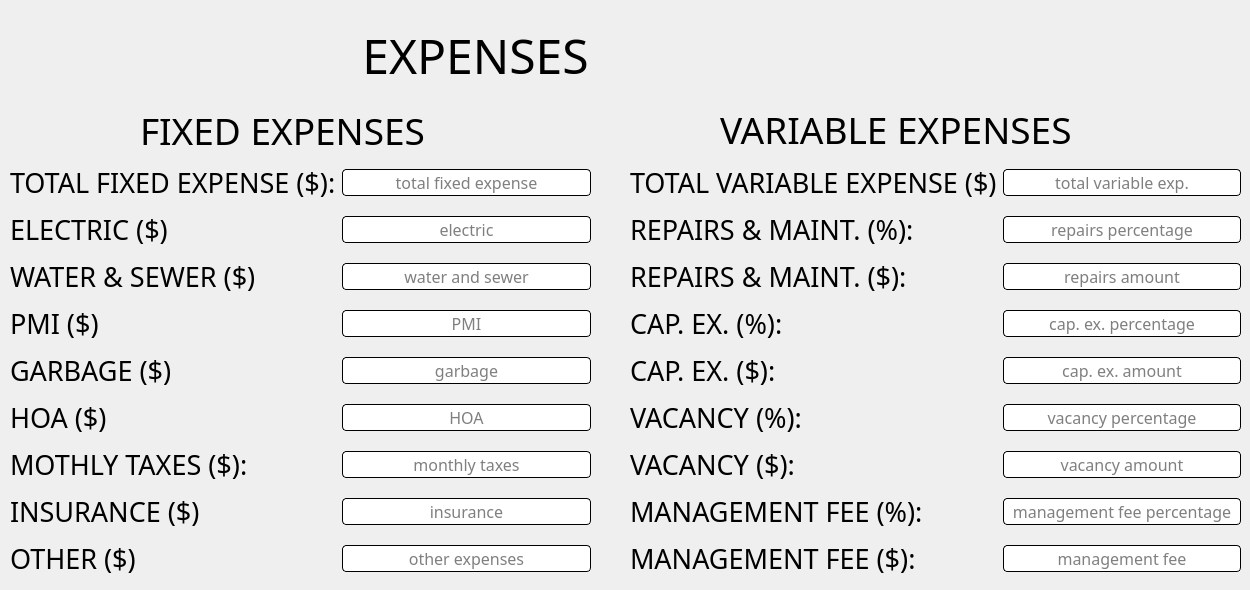
    <widget class="QWidget" name="Expense_Tab">
     <property name="font">
      <font>
       <family>Arial</family>
       <pointsize>14</pointsize>
      </font>
     </property>
     <attribute name="title">
      <string>Expense</string>
     </attribute>
     <widget class="QLabel" name="expense_Header">
      <property name="geometry">
       <rect>
        <x>290</x>
        <y>30</y>
        <width>371</width>
        <height>51</height>
       </rect>
      </property>
      <property name="font">
       <font>
        <family>Gill Sans MT Condensed</family>
        <pointsize>36</pointsize>
        <weight>50</weight>
        <bold>false</bold>
       </font>
      </property>
      <property name="text">
       <string>EXPENSES</string>
      </property>
      <property name="alignment">
       <set>Qt::AlignCenter</set>
      </property>
     </widget>
     <widget class="QLabel" name="Logo_exp">
      <property name="geometry">
       <rect>
        <x>0</x>
        <y>0</y>
        <width>121</width>
        <height>101</height>
       </rect>
      </property>
      <property name="text">
       <string/>
      </property>
      <property name="pixmap">
       <pixmap resource="SFI-white.qrc">:/newPrefix/SFI-white.png</pixmap>
      </property>
      <property name="scaledContents">
       <bool>true</bool>
      </property>
     </widget>
     <widget class="QLabel" name="Fixed_Subheader">
      <property name="geometry">
       <rect>
        <x>140</x>
        <y>110</y>
        <width>411</width>
        <height>41</height>
       </rect>
      </property>
      <property name="font">
       <font>
        <family>Gill Sans MT Condensed</family>
        <pointsize>28</pointsize>
        <weight>50</weight>
        <bold>false</bold>
       </font>
      </property>
      <property name="text">
       <string>FIXED EXPENSES</string>
      </property>
     </widget>
     <widget class="QLabel" name="Variable_Subheader">
      <property name="geometry">
       <rect>
        <x>720</x>
        <y>109</y>
        <width>461</width>
        <height>41</height>
       </rect>
      </property>
      <property name="font">
       <font>
        <family>Gill Sans MT Condensed</family>
        <pointsize>28</pointsize>
        <weight>50</weight>
        <bold>false</bold>
       </font>
      </property>
      <property name="text">
       <string>VARIABLE EXPENSES</string>
      </property>
     </widget>
     <widget class="QWidget" name="layoutWidget">
      <property name="geometry">
       <rect>
        <x>10</x>
        <y>160</y>
        <width>581</width>
        <height>421</height>
       </rect>
      </property>
      <layout class="QGridLayout" name="gridLayout">
       <item row="0" column="0">
        <widget class="QLabel" name="R_and_M_Perc_2">
         <property name="font">
          <font>
           <family>Gill Sans MT Condensed</family>
           <pointsize>20</pointsize>
           <weight>50</weight>
           <bold>false</bold>
          </font>
         </property>
         <property name="text">
          <string>TOTAL FIXED EXPENSE ($):</string>
         </property>
        </widget>
       </item>
       <item row="0" column="1">
        <widget class="QLineEdit" name="tot_fixed_exp_auto">
         <property name="font">
          <font>
           <family>Gill Sans MT</family>
           <pointsize>12</pointsize>
          </font>
         </property>
         <property name="styleSheet">
          <string notr="true">QLineEdit{
border: 0.5px solid black;
 border-radius: 4px;
}</string>
         </property>
         <property name="text">
          <string/>
         </property>
         <property name="alignment">
          <set>Qt::AlignCenter</set>
         </property>
         <property name="readOnly">
          <bool>true</bool>
         </property>
         <property name="placeholderText">
          <string>total fixed expense</string>
         </property>
        </widget>
       </item>
       <item row="1" column="0">
        <widget class="QLabel" name="Electric">
         <property name="font">
          <font>
           <family>Gill Sans MT Condensed</family>
           <pointsize>20</pointsize>
           <weight>50</weight>
           <bold>false</bold>
          </font>
         </property>
         <property name="text">
          <string>ELECTRIC ($)</string>
         </property>
        </widget>
       </item>
       <item row="1" column="1">
        <widget class="QLineEdit" name="electric_input">
         <property name="font">
          <font>
           <family>Gill Sans MT</family>
           <pointsize>12</pointsize>
          </font>
         </property>
         <property name="styleSheet">
          <string notr="true">QLineEdit{
border: 0.5px solid black;
 border-radius: 4px;
}</string>
         </property>
         <property name="text">
          <string/>
         </property>
         <property name="alignment">
          <set>Qt::AlignCenter</set>
         </property>
         <property name="placeholderText">
          <string>electric</string>
         </property>
        </widget>
       </item>
       <item row="2" column="0">
        <widget class="QLabel" name="Water_and_Sewer">
         <property name="font">
          <font>
           <family>Gill Sans MT Condensed</family>
           <pointsize>20</pointsize>
           <weight>50</weight>
           <bold>false</bold>
          </font>
         </property>
         <property name="text">
          <string>WATER &amp; SEWER ($)</string>
         </property>
        </widget>
       </item>
       <item row="2" column="1">
        <widget class="QLineEdit" name="w_and_s_input">
         <property name="font">
          <font>
           <family>Gill Sans MT</family>
           <pointsize>12</pointsize>
          </font>
         </property>
         <property name="styleSheet">
          <string notr="true">QLineEdit{
border: 0.5px solid black;
 border-radius: 4px;
}</string>
         </property>
         <property name="text">
          <string/>
         </property>
         <property name="alignment">
          <set>Qt::AlignCenter</set>
         </property>
         <property name="placeholderText">
          <string>water and sewer</string>
         </property>
        </widget>
       </item>
       <item row="3" column="0">
        <widget class="QLabel" name="PMI">
         <property name="font">
          <font>
           <family>Gill Sans MT Condensed</family>
           <pointsize>20</pointsize>
           <weight>50</weight>
           <bold>false</bold>
          </font>
         </property>
         <property name="text">
          <string>PMI ($)</string>
         </property>
        </widget>
       </item>
       <item row="3" column="1">
        <widget class="QLineEdit" name="pmi_input">
         <property name="font">
          <font>
           <family>Gill Sans MT</family>
           <pointsize>12</pointsize>
          </font>
         </property>
         <property name="styleSheet">
          <string notr="true">QLineEdit{
border: 0.5px solid black;
 border-radius: 4px;
}</string>
         </property>
         <property name="text">
          <string/>
         </property>
         <property name="alignment">
          <set>Qt::AlignCenter</set>
         </property>
         <property name="placeholderText">
          <string>PMI</string>
         </property>
        </widget>
       </item>
       <item row="4" column="0">
        <widget class="QLabel" name="Garbage">
         <property name="font">
          <font>
           <family>Gill Sans MT Condensed</family>
           <pointsize>20</pointsize>
           <weight>50</weight>
           <bold>false</bold>
          </font>
         </property>
         <property name="text">
          <string>GARBAGE ($)</string>
         </property>
        </widget>
       </item>
       <item row="4" column="1">
        <widget class="QLineEdit" name="garbage_input">
         <property name="font">
          <font>
           <family>Gill Sans MT</family>
           <pointsize>12</pointsize>
          </font>
         </property>
         <property name="styleSheet">
          <string notr="true">QLineEdit{
border: 0.5px solid black;
 border-radius: 4px;
}</string>
         </property>
         <property name="text">
          <string/>
         </property>
         <property name="alignment">
          <set>Qt::AlignCenter</set>
         </property>
         <property name="placeholderText">
          <string>garbage</string>
         </property>
        </widget>
       </item>
       <item row="5" column="0">
        <widget class="QLabel" name="HOA">
         <property name="font">
          <font>
           <family>Gill Sans MT Condensed</family>
           <pointsize>20</pointsize>
           <weight>50</weight>
           <bold>false</bold>
          </font>
         </property>
         <property name="text">
          <string>HOA ($)</string>
         </property>
        </widget>
       </item>
       <item row="5" column="1">
        <widget class="QLineEdit" name="hoa_input">
         <property name="font">
          <font>
           <family>Gill Sans MT</family>
           <pointsize>12</pointsize>
          </font>
         </property>
         <property name="styleSheet">
          <string notr="true">QLineEdit{
border: 0.5px solid black;
 border-radius: 4px;
}</string>
         </property>
         <property name="text">
          <string/>
         </property>
         <property name="alignment">
          <set>Qt::AlignCenter</set>
         </property>
         <property name="placeholderText">
          <string>HOA</string>
         </property>
        </widget>
       </item>
       <item row="6" column="0">
        <widget class="QLabel" name="Taxes_Monthly">
         <property name="font">
          <font>
           <family>Gill Sans MT Condensed</family>
           <pointsize>20</pointsize>
           <weight>50</weight>
           <bold>false</bold>
          </font>
         </property>
         <property name="text">
          <string>MOTHLY TAXES ($):</string>
         </property>
        </widget>
       </item>
       <item row="6" column="1">
        <widget class="QLineEdit" name="monthly_taxes_auto">
         <property name="font">
          <font>
           <family>Gill Sans MT</family>
           <pointsize>12</pointsize>
          </font>
         </property>
         <property name="styleSheet">
          <string notr="true">QLineEdit{
border: 0.5px solid black;
 border-radius: 4px;
}</string>
         </property>
         <property name="text">
          <string/>
         </property>
         <property name="alignment">
          <set>Qt::AlignCenter</set>
         </property>
         <property name="readOnly">
          <bool>true</bool>
         </property>
         <property name="placeholderText">
          <string>monthly taxes</string>
         </property>
        </widget>
       </item>
       <item row="7" column="0">
        <widget class="QLabel" name="Insurance">
         <property name="font">
          <font>
           <family>Gill Sans MT Condensed</family>
           <pointsize>20</pointsize>
           <weight>50</weight>
           <bold>false</bold>
          </font>
         </property>
         <property name="text">
          <string>INSURANCE ($)</string>
         </property>
        </widget>
       </item>
       <item row="7" column="1">
        <widget class="QLineEdit" name="insurance_auto">
         <property name="font">
          <font>
           <family>Gill Sans MT</family>
           <pointsize>12</pointsize>
          </font>
         </property>
         <property name="styleSheet">
          <string notr="true">QLineEdit{
border: 0.5px solid black;
 border-radius: 4px;
}</string>
         </property>
         <property name="text">
          <string/>
         </property>
         <property name="alignment">
          <set>Qt::AlignCenter</set>
         </property>
         <property name="readOnly">
          <bool>true</bool>
         </property>
         <property name="placeholderText">
          <string>insurance</string>
         </property>
        </widget>
       </item>
       <item row="8" column="0">
        <widget class="QLabel" name="Other_Expenses">
         <property name="font">
          <font>
           <family>Gill Sans MT Condensed</family>
           <pointsize>20</pointsize>
           <weight>50</weight>
           <bold>false</bold>
          </font>
         </property>
         <property name="text">
          <string>OTHER ($)</string>
         </property>
        </widget>
       </item>
       <item row="8" column="1">
        <widget class="QLineEdit" name="other_input">
         <property name="font">
          <font>
           <family>Gill Sans MT</family>
           <pointsize>12</pointsize>
          </font>
         </property>
         <property name="styleSheet">
          <string notr="true">QLineEdit{
border: 0.5px solid black;
 border-radius: 4px;
}</string>
         </property>
         <property name="text">
          <string/>
         </property>
         <property name="alignment">
          <set>Qt::AlignCenter</set>
         </property>
         <property name="placeholderText">
          <string>other expenses</string>
         </property>
        </widget>
       </item>
      </layout>
     </widget>
     <widget class="QWidget" name="layoutWidget">
      <property name="geometry">
       <rect>
        <x>630</x>
        <y>160</y>
        <width>611</width>
        <height>421</height>
       </rect>
      </property>
      <layout class="QGridLayout" name="gridLayout_2">
       <item row="2" column="1">
        <widget class="QLineEdit" name="r_and_m_auto">
         <property name="font">
          <font>
           <family>Gill Sans MT</family>
           <pointsize>12</pointsize>
          </font>
         </property>
         <property name="styleSheet">
          <string notr="true">QLineEdit{
border: 0.5px solid black;
 border-radius: 4px;
}</string>
         </property>
         <property name="text">
          <string/>
         </property>
         <property name="alignment">
          <set>Qt::AlignCenter</set>
         </property>
         <property name="readOnly">
          <bool>true</bool>
         </property>
         <property name="placeholderText">
          <string>repairs amount</string>
         </property>
        </widget>
       </item>
       <item row="1" column="0">
        <widget class="QLabel" name="R_and_M_Perc">
         <property name="font">
          <font>
           <family>Gill Sans MT Condensed</family>
           <pointsize>20</pointsize>
           <weight>50</weight>
           <bold>false</bold>
          </font>
         </property>
         <property name="text">
          <string>REPAIRS &amp; MAINT. (%):</string>
         </property>
        </widget>
       </item>
       <item row="4" column="0">
        <widget class="QLabel" name="Cap_Ex_Doll">
         <property name="font">
          <font>
           <family>Gill Sans MT Condensed</family>
           <pointsize>20</pointsize>
           <weight>50</weight>
           <bold>false</bold>
          </font>
         </property>
         <property name="text">
          <string>CAP. EX. ($):</string>
         </property>
        </widget>
       </item>
       <item row="7" column="0">
        <widget class="QLabel" name="Management_Perc">
         <property name="font">
          <font>
           <family>Gill Sans MT Condensed</family>
           <pointsize>20</pointsize>
           <weight>50</weight>
           <bold>false</bold>
          </font>
         </property>
         <property name="text">
          <string>MANAGEMENT FEE (%):</string>
         </property>
        </widget>
       </item>
       <item row="8" column="1">
        <widget class="QLineEdit" name="manag_auto">
         <property name="font">
          <font>
           <family>Gill Sans MT</family>
           <pointsize>12</pointsize>
          </font>
         </property>
         <property name="styleSheet">
          <string notr="true">QLineEdit{
border: 0.5px solid black;
 border-radius: 4px;
}</string>
         </property>
         <property name="text">
          <string/>
         </property>
         <property name="alignment">
          <set>Qt::AlignCenter</set>
         </property>
         <property name="readOnly">
          <bool>true</bool>
         </property>
         <property name="placeholderText">
          <string>management fee</string>
         </property>
        </widget>
       </item>
       <item row="7" column="1">
        <widget class="QLineEdit" name="manag_input">
         <property name="font">
          <font>
           <family>Gill Sans MT</family>
           <pointsize>12</pointsize>
          </font>
         </property>
         <property name="styleSheet">
          <string notr="true">QLineEdit{
border: 0.5px solid black;
 border-radius: 4px;
}</string>
         </property>
         <property name="text">
          <string/>
         </property>
         <property name="alignment">
          <set>Qt::AlignCenter</set>
         </property>
         <property name="placeholderText">
          <string>management fee percentage</string>
         </property>
        </widget>
       </item>
       <item row="0" column="1">
        <widget class="QLineEdit" name="tot_var_exp_auto">
         <property name="font">
          <font>
           <family>Gill Sans MT</family>
           <pointsize>12</pointsize>
          </font>
         </property>
         <property name="styleSheet">
          <string notr="true">QLineEdit{
border: 0.5px solid black;
 border-radius: 4px;
}</string>
         </property>
         <property name="text">
          <string/>
         </property>
         <property name="alignment">
          <set>Qt::AlignCenter</set>
         </property>
         <property name="readOnly">
          <bool>true</bool>
         </property>
         <property name="placeholderText">
          <string>total variable exp.</string>
         </property>
        </widget>
       </item>
       <item row="5" column="0">
        <widget class="QLabel" name="Vacancy_Perc">
         <property name="font">
          <font>
           <family>Gill Sans MT Condensed</family>
           <pointsize>20</pointsize>
           <weight>50</weight>
           <bold>false</bold>
          </font>
         </property>
         <property name="text">
          <string>VACANCY (%):</string>
         </property>
        </widget>
       </item>
       <item row="2" column="0">
        <widget class="QLabel" name="R_and_M_Doll">
         <property name="font">
          <font>
           <family>Gill Sans MT Condensed</family>
           <pointsize>20</pointsize>
           <weight>50</weight>
           <bold>false</bold>
          </font>
         </property>
         <property name="text">
          <string>REPAIRS &amp; MAINT. ($):</string>
         </property>
        </widget>
       </item>
       <item row="0" column="0">
        <widget class="QLabel" name="Total_Var_Expense">
         <property name="font">
          <font>
           <family>Gill Sans MT Condensed</family>
           <pointsize>20</pointsize>
           <weight>50</weight>
           <bold>false</bold>
          </font>
         </property>
         <property name="text">
          <string>TOTAL VARIABLE EXPENSE ($)</string>
         </property>
        </widget>
       </item>
       <item row="4" column="1">
        <widget class="QLineEdit" name="cap_ex_auto">
         <property name="font">
          <font>
           <family>Gill Sans MT</family>
           <pointsize>12</pointsize>
          </font>
         </property>
         <property name="styleSheet">
          <string notr="true">QLineEdit{
border: 0.5px solid black;
 border-radius: 4px;
}</string>
         </property>
         <property name="text">
          <string/>
         </property>
         <property name="alignment">
          <set>Qt::AlignCenter</set>
         </property>
         <property name="readOnly">
          <bool>true</bool>
         </property>
         <property name="placeholderText">
          <string>cap. ex. amount</string>
         </property>
        </widget>
       </item>
       <item row="6" column="0">
        <widget class="QLabel" name="Vacancy_Doll">
         <property name="font">
          <font>
           <family>Gill Sans MT Condensed</family>
           <pointsize>20</pointsize>
           <weight>50</weight>
           <bold>false</bold>
          </font>
         </property>
         <property name="text">
          <string>VACANCY ($):</string>
         </property>
        </widget>
       </item>
       <item row="3" column="0">
        <widget class="QLabel" name="Cap_Ex_Perc">
         <property name="font">
          <font>
           <family>Gill Sans MT Condensed</family>
           <pointsize>20</pointsize>
           <weight>50</weight>
           <bold>false</bold>
          </font>
         </property>
         <property name="text">
          <string>CAP. EX. (%):</string>
         </property>
        </widget>
       </item>
       <item row="1" column="1">
        <widget class="QLineEdit" name="r_and_m_input">
         <property name="font">
          <font>
           <family>Gill Sans MT</family>
           <pointsize>12</pointsize>
          </font>
         </property>
         <property name="styleSheet">
          <string notr="true">QLineEdit{
border: 0.5px solid black;
 border-radius: 4px;
}</string>
         </property>
         <property name="text">
          <string/>
         </property>
         <property name="alignment">
          <set>Qt::AlignCenter</set>
         </property>
         <property name="placeholderText">
          <string>repairs percentage</string>
         </property>
        </widget>
       </item>
       <item row="6" column="1">
        <widget class="QLineEdit" name="vacancy_auto">
         <property name="font">
          <font>
           <family>Gill Sans MT</family>
           <pointsize>12</pointsize>
          </font>
         </property>
         <property name="styleSheet">
          <string notr="true">QLineEdit{
border: 0.5px solid black;
 border-radius: 4px;
}</string>
         </property>
         <property name="text">
          <string/>
         </property>
         <property name="alignment">
          <set>Qt::AlignCenter</set>
         </property>
         <property name="readOnly">
          <bool>true</bool>
         </property>
         <property name="placeholderText">
          <string>vacancy amount</string>
         </property>
        </widget>
       </item>
       <item row="5" column="1">
        <widget class="QLineEdit" name="vacancy_input">
         <property name="font">
          <font>
           <family>Gill Sans MT</family>
           <pointsize>12</pointsize>
          </font>
         </property>
         <property name="styleSheet">
          <string notr="true">QLineEdit{
border: 0.5px solid black;
 border-radius: 4px;
}</string>
         </property>
         <property name="text">
          <string/>
         </property>
         <property name="alignment">
          <set>Qt::AlignCenter</set>
         </property>
         <property name="placeholderText">
          <string>vacancy percentage</string>
         </property>
        </widget>
       </item>
       <item row="8" column="0">
        <widget class="QLabel" name="Management_Doll">
         <property name="font">
          <font>
           <family>Gill Sans MT Condensed</family>
           <pointsize>20</pointsize>
           <weight>50</weight>
           <bold>false</bold>
          </font>
         </property>
         <property name="text">
          <string>MANAGEMENT FEE ($):</string>
         </property>
        </widget>
       </item>
       <item row="3" column="1">
        <widget class="QLineEdit" name="cap_ex_input">
         <property name="font">
          <font>
           <family>Gill Sans MT</family>
           <pointsize>12</pointsize>
          </font>
         </property>
         <property name="styleSheet">
          <string notr="true">QLineEdit{
border: 0.5px solid black;
 border-radius: 4px;
}</string>
         </property>
         <property name="text">
          <string/>
         </property>
         <property name="alignment">
          <set>Qt::AlignCenter</set>
         </property>
         <property name="placeholderText">
          <string>cap. ex. percentage</string>
         </property>
        </widget>
       </item>
      </layout>
     </widget>
    </widget>
